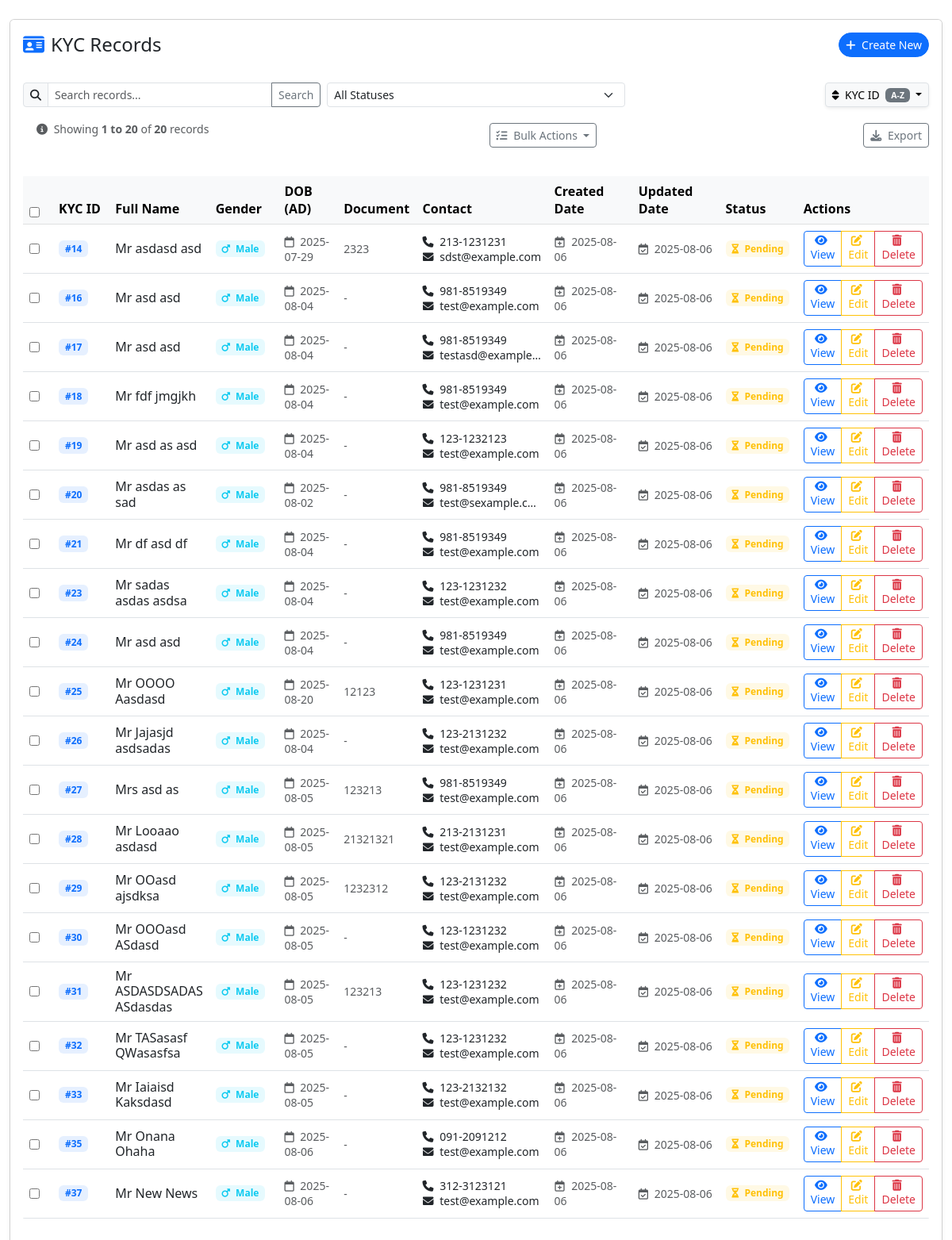
Before: /kyc_list/ with the older database file.
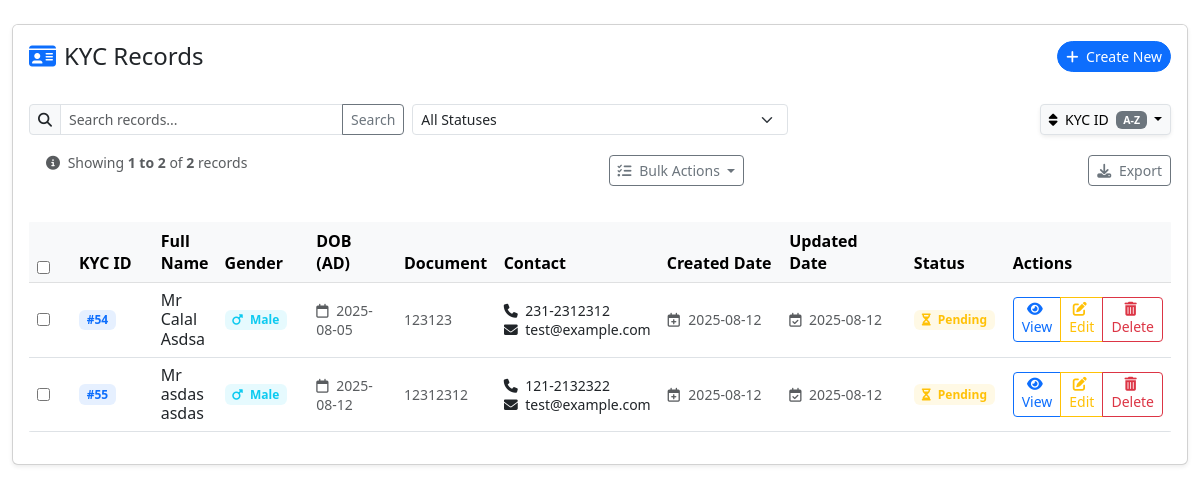
After: the same page with the newer database file.
### kyc/models.py (models this page shows, shortened)
class KYCModel(models.Model):
    kyc_id = models.AutoField(primary_key=True)
    salutation = models.CharField(max_length=10, choices=SALUTATION_CHOICES, default='Mr')
    first_name = models.CharField(max_length=50, blank=False, null=False)
    middle_name = models.CharField(max_length=100, blank=True, null=True)
    last_name = models.CharField(max_length=50, blank=False, null=False)
    nep_name = models.CharField(max_length=100, blank=True, null=True)
    gender = models.CharField(max_length=10, choices=GENDER_CHOICES, default='Male')
    nationality = models.CharField(max_length=50, choices=NATIONALITY_CHOICES, default='Nepalese')
    date_of_birth_ad = models.DateField(blank=True, null=True)
    dob_bs = NepaliDateField(blank=True, null=True)
    father_name = models.CharField(max_length=100, blank=True, null=True)
    nep_father_name = models.CharField(max_length=100, blank=True, null=True)
    mother_name = models.CharField(max_length=100, blank=True, null=True)
    grand_father_name = models.CharField(max_length=100, blank=True, null=True)
    grandfather_in_law_name = models.CharField(max_length=100, blank=True, null=True)
    spouse_name = models.CharField(max_length=100, blank=True, null=True)
    father_in_law_name = models.CharField(max_length=100, blank=True, null=True)
    father_mother_name = models.CharField(max_length=100, blank=True, null=True)
    son_name = models.CharField(max_length=100, blank=True, null=True)
    daughter_name = models.CharField(max_length=100, blank=True, null=True)
    daughter_in_law_name = models.CharField(max_length=100, blank=True, null=True)
    proposer_full_name = models.CharField(max_length=100, blank=True, null=True)
    age_proof_doc = models.CharField(max_length=50, choices=AGE_PROOF_DOC_CHOICES, default='Citizenship')
    document_number = models.CharField(max_length=20, verbose_name="Document Number", blank=False)
    national_id_no = models.CharField(max_length=10, verbose_name="National ID No",blank=False, null=False)
    document_issued_date_bs = NepaliDateField(verbose_name="Document Issued Date (B.S.)")
    document_issued_date = models.DateField(verbose_name="Document Issued Date (A.D.)")
    issued_place = models.CharField(max_length=100, choices=ISSUED_PLACE_CHOICES, blank=True, null=True)
    birth_place = models.CharField(max_length=50, blank=True, null=True)
    address = models.CharField(max_length=255, blank=True, null=True)
    address_nepali = models.CharField(max_length=255, blank=True, null=True)
    permanent_address = models.CharField(max_length=255, blank=True, null=True)
    temporary_address = models.CharField(max_length=255, blank=True, null=True)
    temporary_district = models.CharField(max_length=100, blank=True, null=True)
    ward_no = models.CharField(max_length=2, blank=True, null=True)
    house_no = models.CharField(max_length=10, blank=True, null=True)
    local_unit = models.CharField(max_length=50, choices=LOCAL_UNIT_CHOICES, default='Municipality')
    structure = models.CharField(max_length=50, choices=STRUCTURE_CHOICES, default='Metropolitan City')
    email = models.EmailField(blank=True, null=True)
    mobile = models.CharField(max_length=20)
    phone_no = models.CharField(max_length=20, blank=True, null=True)
    qualification = models.CharField(max_length=100, choices=QUALIFICATION_CHOICES, blank=True, null=True)
    profession = models.CharField(max_length=50, choices=PROFESSION_CHOICES, default='Service', blank=True, null=True)
    income_mode = models.CharField(max_length=50, choices=INCOME_MODE_CHOICES, default='Salary')
    income_amount = models.CharField(max_length=12, blank=True, null=True)
    pan_no = models.CharField(max_length=20, blank=True, null=True)
    bank_ac_name = models.CharField(max_length=100, blank=True, null=True)
    bank_ac_no = models.CharField(max_length=50, blank=True, null=True)
    office_address = models.CharField(max_length=255, blank=True, null=True)
    firm_name = models.CharField(max_length=100, blank=True, null=True)
    is_politically_involved = models.BooleanField(default=False)
    is_aml_crime = models.BooleanField(default=False)
    is_family_politically_involved = models.BooleanField(default=False)
    is_family_aml_crime = models.BooleanField(default=False)
    created_date = models.DateTimeField(default=timezone.now)
    updated_date = models.DateTimeField(auto_now=True)
    class Meta:
        verbose_name = 'KYC Detail'
        verbose_name_plural = 'KYC Details'

### kyc/views.py (the view, shortened to what this page needs)
# urls.py: path('kyc_list/', views.kyc_list_view, name='kyc_list'),
def kyc_list_view(request):
    order_by = request.GET.get('order_by', 'kyc_id')
    order_dir = request.GET.get('order_dir', 'asc')
    search_term = request.GET.get('search', '').strip()
    status_filter = request.GET.get('status', '').lower()
    page_number = request.GET.get('page', 1)
    valid_fields = {
        'kyc_id': 'kyc_id',
        'first_name': 'first_name',
        'last_name': 'last_name',
        'date_of_birth_ad': 'date_of_birth_ad',
        'gender': 'gender'
    }
    order_by = valid_fields.get(order_by, 'kyc_id')
    order_dir = 'desc' if order_dir == 'desc' else 'asc'
    kycs = KYCModel.objects.all()
    if status_filter in ['pending', 'approved', 'rejected']:
        kycs = kycs.filter(status=status_filter)
    order_prefix = '-' if order_dir == 'desc' else ''
    kycs = kycs.order_by(f'{order_prefix}{order_by}')
    paginator = Paginator(kycs, 20)
    try:
        page_obj = paginator.page(page_number)
    except:
        page_obj = paginator.page(1)
    query_params = []
    if search_term:
        query_params.append(f'search={search_term}')
    if status_filter:
        query_params.append(f'status={status_filter}')
    if order_by != 'kyc_id':
        query_params.append(f'order_by={order_by}')
    if order_dir != 'asc':
        query_params.append(f'order_dir={order_dir}')
    query_string = '&'.join(query_params)
    if query_string:
        query_string = f'&{query_string}'
    context = {
        'kycs': page_obj,
        'order_by': order_by,
        'order_dir': order_dir,
        'search_term': search_term,
        'status_filter': status_filter,
        'is_paginated': page_obj.has_other_pages(),
        'total_records': paginator.count,
        'query_string': query_string,
        'request': request
    }
    return render(request, 'kyc_list.html', context)

### kyc/templates/kyc_list.html (shortened to what the changed rows need)
{% load static %}
{% block content %}
<div class="container-fluid py-4">
    <div class="card shadow-sm">
        <div class="card-body">
            <div class="row mb-3 g-2">
<div class="d-flex justify-content-between align-items-center mb-3">
    <div class="d-flex flex-row mb-3">
        <div class="alert py-2 mb-0">
            <small class="text-muted">
                <i class="fas fa-info-circle me-1"></i> Showing <strong>{{ kycs.start_index }} to {{ kycs.end_index }}</strong> of <strong>{{ total_records }}</strong> records
            </small>
        </div>
</div>
</div>
            <div class="table-responsive rounded">
                <table class="table table-hover align-middle mb-0" id="kycTable">
                    <thead class="table-light">
                        <tr>
                             <th width="50">
            <input type="checkbox" id="selectAll">
        </th>
                            <th width="100">KYC ID</th>
                            <th>Full Name</th>
                            <th width="100">Gender</th>
                            <th width="110">DOB (AD)</th>
                            <th width="100">Document</th>
                            <th width="120">Contact</th>
                            <th width="150">Created Date</th>
                            <th width="150">Updated Date</th>
                            <th width="100">Status</th>
                            <th width="80">Actions</th>
                        </tr>
                    </thead>
                    <tbody>
                        {% for kyc in kycs %}
                        <tr class="position-relative">
                            <td>
                                <input type="checkbox" class="row-checkbox" data-id="{{ kyc.kyc_id }}">
                            </td>
                            <td data-label="KYC ID">
                                <span class="badge bg-primary bg-opacity-10 text-primary">#{{ kyc.kyc_id|default:"-" }}</span>
                            </td>
                            <td data-label="Full Name">
                                <div class="d-flex align-items-center">
                                    <div>
                                        <h6 class="mb-0">{{ kyc.salutation }} {{ kyc.first_name }}
                                            {% if kyc.middle_name %}{{ kyc.middle_name }} {% endif %}
                                            {{ kyc.last_name }}</h6>
                                    </div>
                                </div>
                            </td>
                            <td data-label="Gender">
                                {% if kyc.gender == 'Male' %}
                                    <span class="badge bg-info bg-opacity-10 text-info">
                                        <i class="fas fa-mars me-1"></i> {{ kyc.gender }}
                                    </span>
                                {% elif kyc.gender == 'Female' %}
                                    <span class="badge bg-danger bg-opacity-10 text-danger">
                                        <i class="fas fa-venus me-1"></i> {{ kyc.gender }}
                                    </span>
                                {% else %}
                                    <span class="badge bg-secondary bg-opacity-10 text-secondary">
                                        <i class="fas fa-genderless me-1"></i> {{ kyc.gender|default:"-" }}
                                    </span>
                                {% endif %}
                            </td>
                            <td data-label="DOB (AD)">
                                <small class="text-muted">
                                    <i class="far fa-calendar me-1"></i> {{ kyc.date_of_birth_ad|date:"Y-m-d"|default:"-" }}
                                </small>
                            </td>
                            <td data-label="Document">
                                <small>
                                    <div class="text-muted">{{ kyc.document_number|default:"-" }}</div>
                                </small>
                            </td>
                            <td data-label="Contact">
                                <small>
                                    <div><i class="fas fa-phone me-1"></i> {{ kyc.mobile|default:"-" }}</div>
                                    <div class="text-truncate" style="max-width: 150px;">
                                        <i class="fas fa-envelope me-1"></i> {{ kyc.email|default:"-" }}
                                    </div>
                                </small>
                            </td>
                                                           <td data-label="Created">
                    <div class="d-flex flex-column">
                        <small class="text-muted">
                            <i class="far fa-calendar-plus me-1"></i>
                            {{ kyc.created_date|date:"Y-m-d" }}
                        </small>
                    </div>
                </td>
                <td data-label="Updated">
                    <div class="d-flex flex-column">
                        <small class="text-muted">
                            <i class="far fa-calendar-check me-1"></i>
                            {{ kyc.updated_date|date:"Y-m-d" }}
                        </small>
                    </div>
                </td>
                            <td data-label="Status">
                                {% if kyc.status == 'approved' %}
                                    <span class="badge bg-success bg-opacity-10 text-success">
                                        <i class="fas fa-check-circle me-1"></i> Approved
                                    </span>
                                {% elif kyc.status == 'rejected' %}
                                    <span class="badge bg-danger bg-opacity-10 text-danger">
                                        <i class="fas fa-times-circle me-1"></i> Rejected
                                    </span>
                                {% else %}
                                    <span class="badge bg-warning bg-opacity-10 text-warning">
                                        <i class="fas fa-hourglass-half me-1"></i> Pending
                                    </span>
                                {% endif %}
                            </td>
                            <td data-label="Actions">
                                <div class="d-flex">
                                 <div class="btn-group" role="group">
   <a href="{% url 'kyc:kyc_detail' kyc.kyc_id %}" class="btn btn-sm btn-outline-primary"
       data-bs-toggle="tooltip" title="View Details">
        <i class="fas fa-eye me-1"></i> View
    </a>
 <a href="{% url 'kyc:kyc_update' kyc.kyc_id %}" class="btn btn-sm btn-outline-warning">
    <i class="fas fa-edit me-1"></i> Edit
</a>
    <button type="button" class="btn btn-sm btn-outline-danger delete-btn"
            data-id="{{ kyc.kyc_id }}" data-bs-toggle="tooltip" title="Delete Record">
        <i class="fas fa-trash-alt me-1"></i> Delete
    </button>
</div>
                            </td>
                        </tr>
                        {% endfor %}
                    </tbody>
                </table>
</div>
        </div>
    </div>
</div>
{% endblock %}
<link href="https://cdn.jsdelivr.net/npm/bootstrap@5.3.0/dist/css/bootstrap.min.css" rel="stylesheet">
<link rel="stylesheet" href="https://cdnjs.cloudflare.com/ajax/libs/font-awesome/6.4.0/css/all.min.css">

Changed rows visible on the page:
removed KYCModel: kyc_id "14", salutation "Mr", first_name "asdasd", last_name "asd", gender "Male", date_of_birth_ad "2025-07-29", document_number "2323", mobile "213-1231231", email "sdst@example.com", created_date "2025-08-06", updated_date "2025-08-06"
removed KYCModel: kyc_id "16", salutation "Mr", first_name "asd", last_name "asd", gender "Male", date_of_birth_ad "2025-08-04", document_number "-", mobile "981-8519349", email "test@example.com", created_date "2025-08-06", updated_date "2025-08-06"
removed KYCModel: kyc_id "17", salutation "Mr", first_name "asd", last_name "asd", gender "Male", date_of_birth_ad "2025-08-04", document_number "-", mobile "981-8519349", email "testasd@example…", created_date "2025-08-06", updated_date "2025-08-06"
removed KYCModel: kyc_id "18", salutation "Mr", first_name "fdf", last_name "jmgjkh", gender "Male", date_of_birth_ad "2025-08-04", document_number "-", mobile "981-8519349", email "test@example.com", created_date "2025-08-06", updated_date "2025-08-06"
removed KYCModel: kyc_id "19", salutation "Mr", first_name "asd", middle_name "as", last_name "asd", gender "Male", date_of_birth_ad "2025-08-04", document_number "-", mobile "123-1232123", email "test@example.com", created_date "2025-08-06", updated_date "2025-08-06"
removed KYCModel: kyc_id "20", salutation "Mr", first_name "asdas", middle_name "as", last_name "sad", gender "Male", date_of_birth_ad "2025-08-02", document_number "-", mobile "981-8519349", email "test@sexample.c…", created_date "2025-08-06", updated_date "2025-08-06"
removed KYCModel: kyc_id "21", salutation "Mr", first_name "df", middle_name "asd", last_name "df", gender "Male", date_of_birth_ad "2025-08-04", document_number "-", mobile "981-8519349", email "test@example.com", created_date "2025-08-06", updated_date "2025-08-06"
removed KYCModel: kyc_id "23", salutation "Mr", first_name "sadas", middle_name "asdas", last_name "asdsa", gender "Male", date_of_birth_ad "2025-08-04", document_number "-", mobile "123-1231232", email "test@example.com", created_date "2025-08-06", updated_date "2025-08-06"
removed KYCModel: kyc_id "24", salutation "Mr", first_name "asd", last_name "asd", gender "Male", date_of_birth_ad "2025-08-04", document_number "-", mobile "981-8519349", email "test@example.com", created_date "2025-08-06", updated_date "2025-08-06"
removed KYCModel: kyc_id "25", salutation "Mr", first_name "OOOO", last_name "Aasdasd", gender "Male", date_of_birth_ad "2025-08-20", document_number "12123", mobile "123-1231231", email "test@example.com", created_date "2025-08-06", updated_date "2025-08-06"
removed KYCModel: kyc_id "26", salutation "Mr", first_name "Jajasjd", last_name "asdsadas", gender "Male", date_of_birth_ad "2025-08-04", document_number "-", mobile "123-2131232", email "test@example.com", created_date "2025-08-06", updated_date "2025-08-06"
removed KYCModel: kyc_id "27", salutation "Mrs", first_name "asd", last_name "as", gender "Male", date_of_birth_ad "2025-08-05", document_number "123213", mobile "981-8519349", email "test@example.com", created_date "2025-08-06", updated_date "2025-08-06"
removed KYCModel: kyc_id "28", salutation "Mr", first_name "Looaao", last_name "asdasd", gender "Male", date_of_birth_ad "2025-08-05", document_number "21321321", mobile "213-2131231", email "test@example.com", created_date "2025-08-06", updated_date "2025-08-06"
removed KYCModel: kyc_id "29", salutation "Mr", first_name "OOasd", last_name "ajsdksa", gender "Male", date_of_birth_ad "2025-08-05", document_number "1232312", mobile "123-2131232", email "test@example.com", created_date "2025-08-06", updated_date "2025-08-06"
removed KYCModel: kyc_id "30", salutation "Mr", first_name "OOOasd", last_name "ASdasd", gender "Male", date_of_birth_ad "2025-08-05", document_number "-", mobile "123-1231232", email "test@example.com", created_date "2025-08-06", updated_date "2025-08-06"
removed KYCModel: kyc_id "31", salutation "Mr", first_name "ASDASDSADAS", last_name "ASdasdas", gender "Male", date_of_birth_ad "2025-08-05", document_number "123213", mobile "123-1231232", email "test@example.com", created_date "2025-08-06", updated_date "2025-08-06"
removed KYCModel: kyc_id "32", salutation "Mr", first_name "TASasasf", last_name "QWasasfsa", gender "Male", date_of_birth_ad "2025-08-05", document_number "-", mobile "123-1231232", email "test@example.com", created_date "2025-08-06", updated_date "2025-08-06"
removed KYCModel: kyc_id "33", salutation "Mr", first_name "Iaiaisd", last_name "Kaksdasd", gender "Male", date_of_birth_ad "2025-08-05", document_number "-", mobile "123-2132132", email "test@example.com", created_date "2025-08-06", updated_date "2025-08-06"
removed KYCModel: kyc_id "35", salutation "Mr", first_name "Onana", last_name "Ohaha", gender "Male", date_of_birth_ad "2025-08-06", document_number "-", mobile "091-2091212", email "test@example.com", created_date "2025-08-06", updated_date "2025-08-06"
removed KYCModel: kyc_id "37", salutation "Mr", first_name "New", last_name "News", gender "Male", date_of_birth_ad "2025-08-06", document_number "-", mobile "312-3123121", email "test@example.com", created_date "2025-08-06", updated_date "2025-08-06"
added KYCModel: kyc_id "54", salutation "Mr", first_name "Calal", last_name "Asdsa", gender "Male", date_of_birth_ad "2025-08-05", document_number "123123", mobile "231-2312312", email "test@example.com", created_date "2025-08-12", updated_date "2025-08-12"
added KYCModel: kyc_id "55", salutation "Mr", first_name "asdas", last_name "asdas", gender "Male", date_of_birth_ad "2025-08-12", document_number "12312312", mobile "121-2132322", email "test@example.com", created_date "2025-08-12", updated_date "2025-08-12"
Other visible differences:
{{ kycs.end_index }}: "20" → "2"
{{ total_records }}: "20" → "2"
